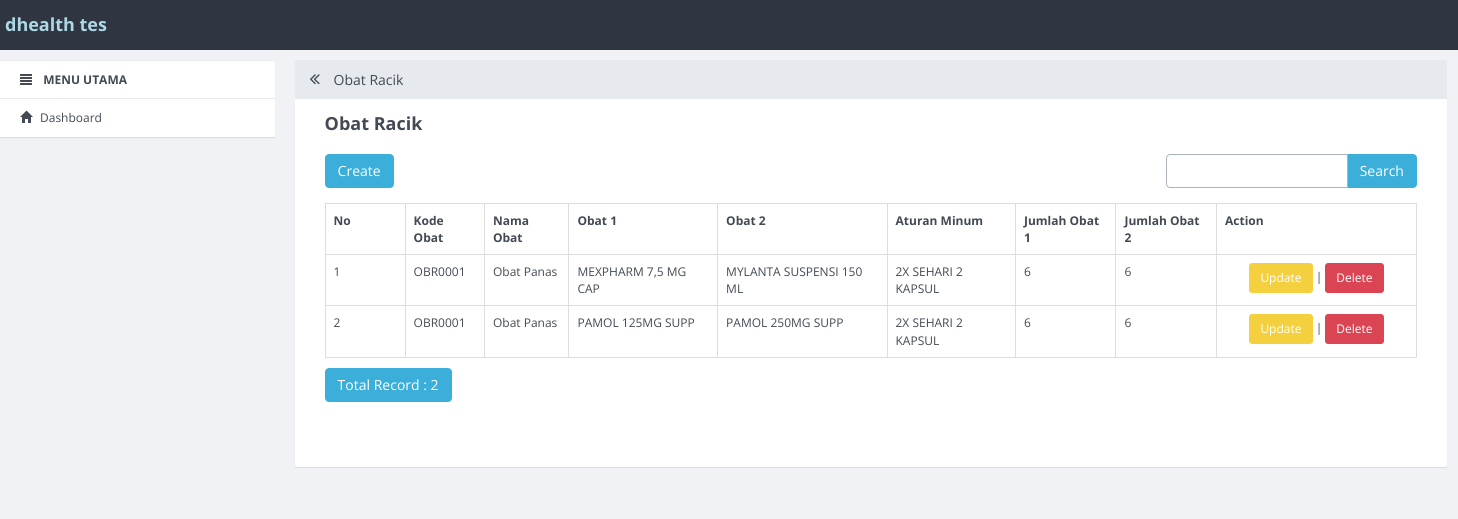
The app's page /index.php/obatr with its own data.
### tables this page shows
CREATE TABLE `obatr` (
  `obatr_id` int(10) NOT NULL,
  `obatalkes_kode` varchar(255) NOT NULL,
  `obatr_nama` varchar(255) NOT NULL,
  `obatalkes_nama` varchar(255) NOT NULL,
  `obatr2` varchar(255) NOT NULL,
  `signa_nama` varchar(255) NOT NULL,
  `stok` int(10) NOT NULL,
  `stokr2` int(10) NOT NULL
);

### application/controllers/obatr.php (called while the page is built, shortened)
<?php
class obatr extends CI_Controller
{
    function __construct()
    {
        $this->load->model('obatr_model');
        $this->load->library('form_validation');
    }
    public function index()
    {
        $q = urldecode($this->input->get('q', TRUE));
        $start = intval($this->input->get('start'));
        if ($q <> '') {
            $config['base_url'] = base_url() . 'obatr/index.html?q=' . urlencode($q);
            $config['first_url'] = base_url() . 'obatr/index.html?q=' . urlencode($q);
        } else {
            $config['base_url'] = base_url() . 'obatr/index.html';
            $config['first_url'] = base_url() . 'obatr/index.html';
        }
        $config['per_page'] = 10;
        $config['page_query_string'] = TRUE;
        $config['total_rows'] = $this->obatr_model->total_rows($q);
        $obatr = $this->obatr_model->get_limit_data($config['per_page'], $start, $q);
        $this->load->library('pagination');
        $this->pagination->initialize($config);
        $data = array(
            'obatr_data' => $obatr,
            'q' => $q,
            'pagination' => $this->pagination->create_links(),
            'total_rows' => $config['total_rows'],
            'start' => $start,
            'konten' => 'obatr/obatr_list',
            'judul' => ' Obat Racik',
        );
        $this->load->view('v_index', $data);
    }
}

### index.php (called while the page is built, shortened)
<?php
require_once BASEPATH.'core/CodeIgniter.php';

### application/config/config.php (called while the page is built, shortened)
<?php
$config['base_url'] = "http://".$_SERVER['HTTP_HOST'];
$config['base_url'] .= preg_replace('@/+$@','',dirname($_SERVER['SCRIPT_NAME'])).'/';
$config['index_page'] = '';
$config['uri_protocol']	= 'REQUEST_URI';
$config['url_suffix'] = '.html';
$config['language']	= 'english';
$config['charset'] = 'UTF-8';
$config['enable_hooks'] = FALSE;
$config['subclass_prefix'] = 'MY_';
$config['composer_autoload'] = FALSE;
$config['permitted_uri_chars'] = 'a-z 0-9~%.:_\-';
$config['enable_query_strings'] = FALSE;
$config['controller_trigger'] = 'c';
$config['function_trigger'] = 'm';
$config['directory_trigger'] = 'd';
$config['allow_get_array'] = TRUE;
$config['log_threshold'] = 0;
$config['log_path'] = '';
$config['log_file_extension'] = '';
$config['log_file_permissions'] = 0644;
$config['log_date_format'] = 'Y-m-d H:i:s';
$config['error_views_path'] = '';
$config['cache_path'] = '';
$config['cache_query_string'] = FALSE;
$config['encryption_key'] = '';
$config['sess_driver'] = 'files';
$config['sess_cookie_name'] = 'ci_session';
$config['sess_expiration'] = 7200;
$config['sess_save_path'] = NULL;
$config['sess_match_ip'] = FALSE;
$config['sess_time_to_update'] = 300;
$config['sess_regenerate_destroy'] = FALSE;
$config['cookie_prefix']	= '';
$config['cookie_domain']	= '';
$config['cookie_path']		= '/';
$config['cookie_secure']	= FALSE;
$config['cookie_httponly'] 	= FALSE;
$config['standardize_newlines'] = FALSE;
$config['global_xss_filtering'] = FALSE;
$config['csrf_protection'] = FALSE;
$config['csrf_token_name'] = 'csrf_test_name';
$config['csrf_cookie_name'] = 'csrf_cookie_name';
$config['csrf_expire'] = 7200;
$config['csrf_regenerate'] = TRUE;
$config['csrf_exclude_uris'] = array();
$config['compress_output'] = FALSE;
$config['time_reference'] = 'local';
$config['rewrite_short_tags'] = FALSE;
$config['proxy_ips'] = '';

### application/models/obatr_model.php (called while the page is built, shortened)
<?php
class obatr_model extends CI_Model
{
    public $table = 'obatr';
    public $id = 'obatr_id';
    public $order = 'DESC';
    function total_rows($q = NULL) {
    $this->db->like('obatr_id', $q);
    $this->db->or_like('obatalkes_kode', $q);
	$this->db->or_like('obatr_nama', $q);
    $this->db->or_like('obatalkes_nama', $q);
    $this->db->or_like('obatr2', $q);
    $this->db->or_like('signa_nama', $q);
    $this->db->or_like('stok', $q);
    $this->db->or_like('stokr2', $q);
	$this->db->from($this->table);
        return $this->db->count_all_results();
    }
    function get_limit_data($limit, $start = 0, $q = NULL) {
        $this->db->order_by($this->id, $this->order);
    $this->db->like('obatr_id', $q);
    $this->db->or_like('obatalkes_kode', $q);
    $this->db->or_like('obatr_nama', $q);
    $this->db->or_like('obatalkes_nama', $q);
    $this->db->or_like('obatr2', $q);
    $this->db->or_like('signa_nama', $q);
    $this->db->or_like('stok', $q);
    $this->db->or_like('stokr2', $q);
	$this->db->limit($limit, $start);
        return $this->db->get($this->table)->result();
    }
}

### application/views/obatr/obatr_list.php (the view, shortened to what this page needs)
<div class="row" style="margin-bottom: 10px">
            <div class="col-md-4">
                <?php echo anchor(site_url('obatr/create'),'Create', 'class="btn btn-primary"'); ?>
            </div>
            <div class="col-md-4 text-center">
            </div>
            <div class="col-md-1 text-right">
            </div>
            <div class="col-md-3 text-right">
                <form action="<?php echo site_url('obatr/index'); ?>" class="form-inline" method="get">
                    <div class="input-group">
                        <input type="text" class="form-control" name="q" value="<?php echo $q; ?>">
                        <span class="input-group-btn">
                          <button class="btn btn-primary" type="submit">Search</button>
                        </span>
                    </div>
                </form>
            </div>
        </div>
        <table class="table table-bordered" style="margin-bottom: 10px">
            <tr>
        <th>No</th>
        <th>Kode Obat</th>
        <th>Nama Obat</th>
        <th>Obat 1</th>
        <th>Obat 2</th>
        <th>Aturan Minum</th>
        <th>Jumlah Obat 1</th>
        <th>Jumlah Obat 2</th>
        <th>Action</th>
            </tr><?php
            foreach ($obatr_data as $obatr)
            {
                ?>
                <tr>
            <td width="80px"><?php echo ++$start ?></td>
            <td><?php echo $obatr->obatalkes_kode ?></td>
            <td><?php echo $obatr->obatr_nama ?></td>
            <td><?php echo $obatr->obatalkes_nama ?></td>
            <td><?php echo $obatr->obatr2 ?></td>
            <td><?php echo $obatr->signa_nama ?></td>
            <td><?php echo $obatr->stok ?></td>
            <td><?php echo $obatr->stokr2 ?></td>
            <td style="text-align:center" width="200px">
                <?php
                echo anchor(site_url('obatr/update/'.$obatr->obatr_id),'Update',array('class' => 'btn btn-warning btn-sm'));
                echo ' | ';
                echo anchor(site_url('obatr/delete/'.$obatr->obatr_id),'Delete',array('class'=> 'btn btn-danger btn-sm'),' onclick="javasciprt: return confirm"(\'Are You Sure ?\')"');
                ?>
            </td>
        </tr>
                <?php
            }
            ?>
        </table>
        <div class="row">
            <div class="col-md-6">
                <a href="#" class="btn btn-primary">Total Record : <?php echo $total_rows ?></a>
        </div>
            <div class="col-md-6 text-right">
            </div>
        </div>

### records on screen
obatr: obatalkes_kode "OBR0001", obatr_nama "Obat Panas", obatalkes_nama "MEXPHARM 7,5 MG CAP", obatr2 "MYLANTA SUSPENSI 150 ML", signa_nama "2X SEHARI 2 KAPSUL", stok "6", stokr2 "6", obatr_id "Update", obatr_id "Delete"
obatr: obatalkes_kode "OBR0001", obatr_nama "Obat Panas", obatalkes_nama "PAMOL 125MG SUPP", obatr2 "PAMOL 250MG SUPP", signa_nama "2X SEHARI 2 KAPSUL", stok "6", stokr2 "6", obatr_id "Update", obatr_id "Delete"

### other values on screen
$judul "Obat Racik"
anchor(site_url('obatr/create'),'Create', 'class="btn btn-primary"') "Create"
$total_rows "2"
